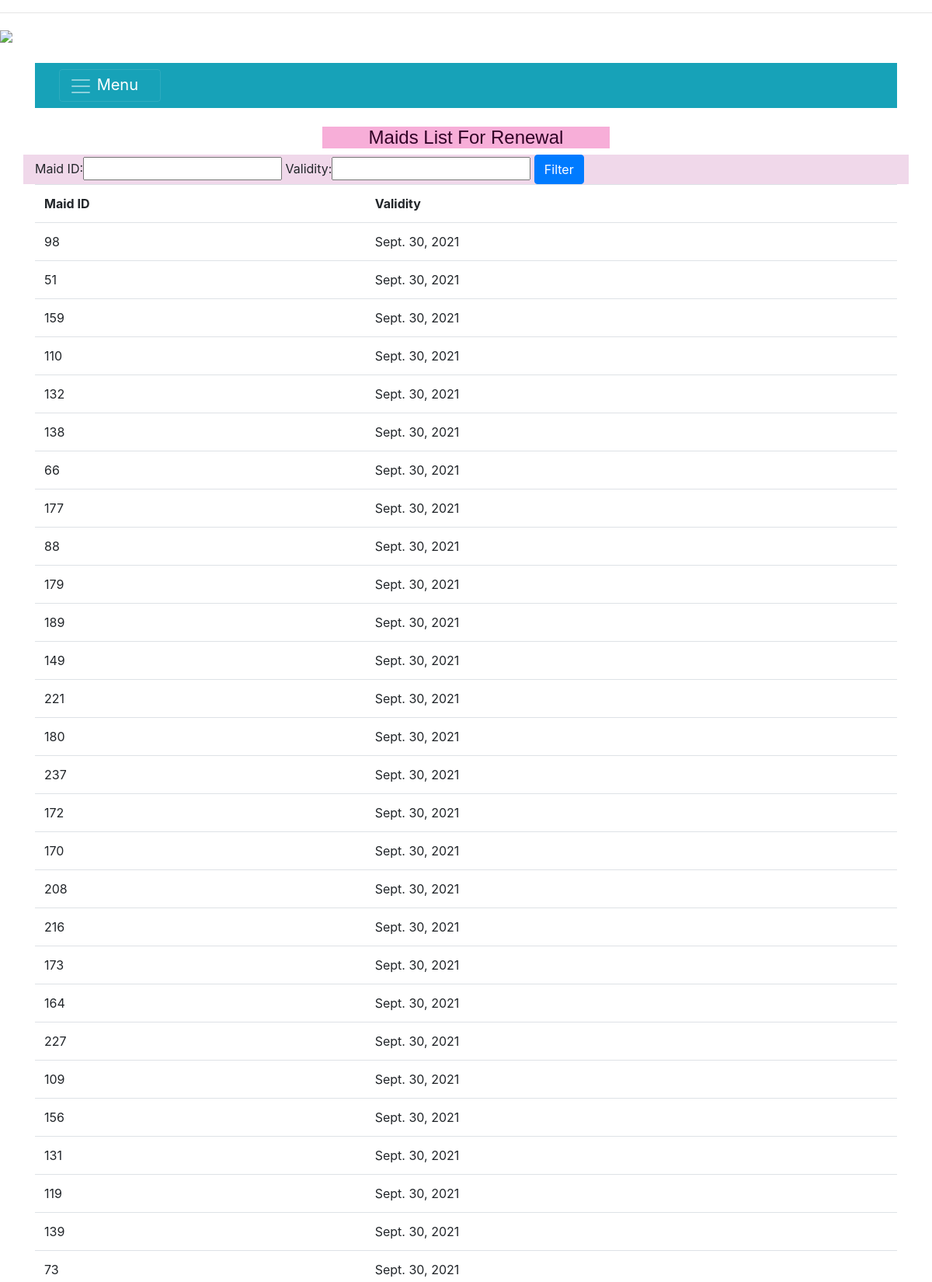
Screenshot of /searchMaidRenewal/ (signed in, upper part) with the database file from the repository.
### PranamsApp/models.py (models this page shows)
class maid_renewal(models.Model):
    Maid_ID=models.ForeignKey(Maid, on_delete=models.CASCADE)
    Maid_ID=models.IntegerField()
    Validity=models.DateField(default=get_Validity)
    Updated_Date=models.DateTimeField(auto_now_add = True)
    Updated_By=models.CharField(max_length=10,default='CSO')
    Status=models.CharField(max_length=2,default='Y')

### PranamsApp/views.py (the view)
# urls.py: url(r'^searchMaidRenewal/$',views.searchMaidRenewal,name="searchMaidRenewal"),
@login_required
def searchMaidRenewal(request):
    year=datetime.now().year
    month=datetime.now().month
    day=datetime.now().day
    date_of_last_day_of_quarter=datetime(2021,1,1)
    if(month==3 or month==6 or month==9 or month==12):
        if(day>=15):
            if(month==12):
                quarter=month//3
                last_month_of_quarter=3
                date_of_last_day_of_quarter = datetime(year+1, last_month_of_quarter, monthrange(year, last_month_of_quarter)[1])
            else:
                quarter=month//3 +1
                last_month_of_quarter = 3 * quarter
                date_of_last_day_of_quarter = datetime(year, last_month_of_quarter, monthrange(year, last_month_of_quarter)[1])
        else:
            quarter=month//3
            last_month_of_quarter = 3 * quarter
            date_of_last_day_of_quarter = datetime(year, last_month_of_quarter, monthrange(year, last_month_of_quarter)[1])
    else:
        quarter=month//3 +1
        last_month_of_quarter = 3 * quarter
        date_of_last_day_of_quarter = datetime(year, last_month_of_quarter, monthrange(year, last_month_of_quarter)[1])
    validity_date=date_of_last_day_of_quarter.date()
    print(validity_date)
    maid=maid_renewal.objects.filter(Status='Y').exclude(Validity='2012-12-31')
    maidRenewalFilter=MaidRenewalFilter(request.GET,queryset=maid)
    maid=maidRenewalFilter.qs
    context={'data':maid,'maidRenewalFilter':maidRenewalFilter}
    return render(request,"searchMaidRenewal.html",
    context)

### template/searchMaidRenewal.html (shortened to what this page needs)
{% extends "base.html" %}
{% load bootstrap4 %}
{% block  myblock %}
 <center>
                <br>
                <div class ="col-md-4 mx-auto">
                        <h4 style="color:rgb(48, 2, 38); font-family:sans-serif;
                        background-color:rgb(247, 174, 216);">Maids List For Renewal</h4>
                </div>
                </center>
<div class="container">
        <div class="row">
                <div style="background-color:rgb(240, 216, 234); " class ="col-md-12 mx-auto">
                                       <form method="get">
                                       {{maidRenewalFilter.form}}
                                        <button class="btn btn-primary" type="submit">
                                                Filter
                                        </button>
                                </form>
                </div>
        </div>
        <div>
                                        <table class="table">
                                                <tr>
                                                        <th>Maid ID</th>
                                                        <th>Validity</th>
                                                </tr>
                                                {% for record in data %}
                                                <tr>
                                                <td>
                                                {{record.Maid_ID}}
                                        </td>
                                        <td>
                                                {{record.Validity}}
                                        </td>
                                        </tr>
                                                {% endfor %}
                                        </table>
                                </div>
</div>
{% endblock %}

### rows the page displays
maid_renewal: Maid_ID "98", Validity "Sept. 30, 2021"
maid_renewal: Maid_ID "51", Validity "Sept. 30, 2021"
maid_renewal: Maid_ID "159", Validity "Sept. 30, 2021"
maid_renewal: Maid_ID "110", Validity "Sept. 30, 2021"
maid_renewal: Maid_ID "132", Validity "Sept. 30, 2021"
maid_renewal: Maid_ID "138", Validity "Sept. 30, 2021"
maid_renewal: Maid_ID "66", Validity "Sept. 30, 2021"
maid_renewal: Maid_ID "177", Validity "Sept. 30, 2021"
maid_renewal: Maid_ID "88", Validity "Sept. 30, 2021"
maid_renewal: Maid_ID "179", Validity "Sept. 30, 2021"
maid_renewal: Maid_ID "189", Validity "Sept. 30, 2021"
maid_renewal: Maid_ID "149", Validity "Sept. 30, 2021"
maid_renewal: Maid_ID "221", Validity "Sept. 30, 2021"
maid_renewal: Maid_ID "180", Validity "Sept. 30, 2021"
maid_renewal: Maid_ID "237", Validity "Sept. 30, 2021"
maid_renewal: Maid_ID "172", Validity "Sept. 30, 2021"
maid_renewal: Maid_ID "170", Validity "Sept. 30, 2021"
maid_renewal: Maid_ID "208", Validity "Sept. 30, 2021"
maid_renewal: Maid_ID "216", Validity "Sept. 30, 2021"
maid_renewal: Maid_ID "173", Validity "Sept. 30, 2021"
maid_renewal: Maid_ID "164", Validity "Sept. 30, 2021"
maid_renewal: Maid_ID "227", Validity "Sept. 30, 2021"
maid_renewal: Maid_ID "109", Validity "Sept. 30, 2021"
maid_renewal: Maid_ID "156", Validity "Sept. 30, 2021"
maid_renewal: Maid_ID "131", Validity "Sept. 30, 2021"
maid_renewal: Maid_ID "119", Validity "Sept. 30, 2021"
maid_renewal: Maid_ID "139", Validity "Sept. 30, 2021"
maid_renewal: Maid_ID "73", Validity "Sept. 30, 2021"
